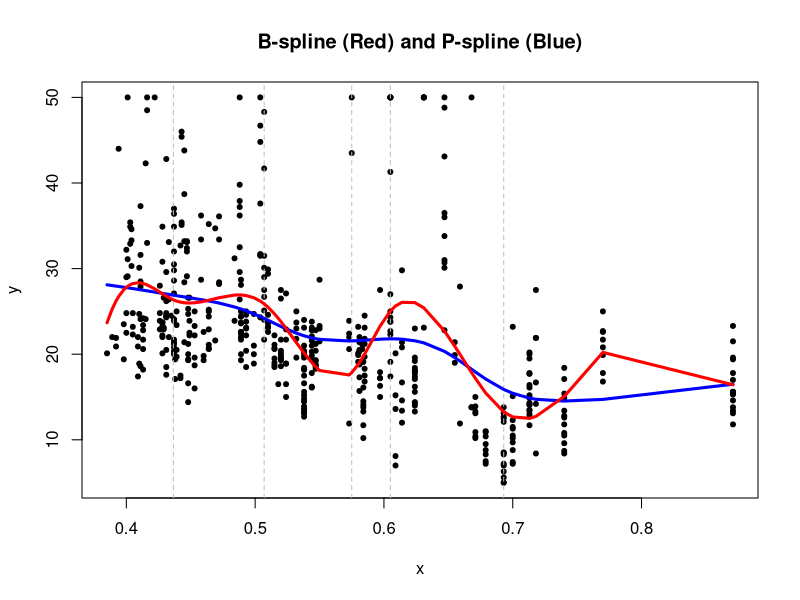

This figure's R source:
library(splines)
library(MASS)
data("Boston")
x = Boston$nox
y = Boston$medv
set.seed(4060)

#-------------------------------------------a----------------------------------------------
# Fit B-spline
knots = quantile(x, c(0.15, 0.40, 0.60, 0.70, 0.85))
b_spline = lm(y ~ bs(x, knots = knots))
coef(b_spline)


#Plots (not needed)
plot(x, y, main = "B-spline (Red) and P-spline (Blue)", col = 'black', pch = 20)
abline(v = knots, lty = 2, col = "grey")


#-------------------------------------------b----------------------------------------------
newx = c(0.4, 0.5, 0.6)
spline_pred = predict(b_spline, newdata = data.frame(x = newx))

spline_pred

#---------------------------------------------c---------------------------------------------
#i)
smooth_spline = smooth.spline(x = x, y = y, cv = TRUE)
smooth_spline$pen.crit
lines(smooth_spline, col = 'blue', lwd = 3)

#ii)
reorder = order(x)
lines(x[reorder], predict(b_spline, newdata = data.frame(x = x))[reorder], col = 'red', lwd = 3)


#---------------------------------------------d---------------------------------------------
# Predictions from P-spline for new x values
newx = c(0.4, 0.5, 0.6)
p_spline_pred = predict(smooth_spline, x = newx)

# Print predictions
p_spline_pred$y

# Comparing predictions
cat("Predictions from B-spline:", spline_pred, "\n")
cat("Predictions from P-spline:", p_spline_pred$y, "\n")


#---------------------------------------------e---------------------------------------------
library(boot)

# Function to compute cross-validated prediction RMSE
rmse_cv = function(data, indices) {
  train = data[indices, ]
  test = data[-indices, ]
  fit = smooth.spline(x = train$x, y = train$y, cv = TRUE)
  pred = predict(fit, x = test$x)
  sqrt(mean((test$y - pred$y)^2))
}

# Data frame for cross-validation
data_cv = data.frame(x = x, y = y)

# Set seed for reproducibility
set.seed(4060)

# Running 5-fold cross-validation
cv_results = boot(data_cv, rmse_cv, R = 5, strata = rep(1:5, length.out = nrow(Boston)))

# Output RMSE from cross-validation
mean(cv_results$t)
